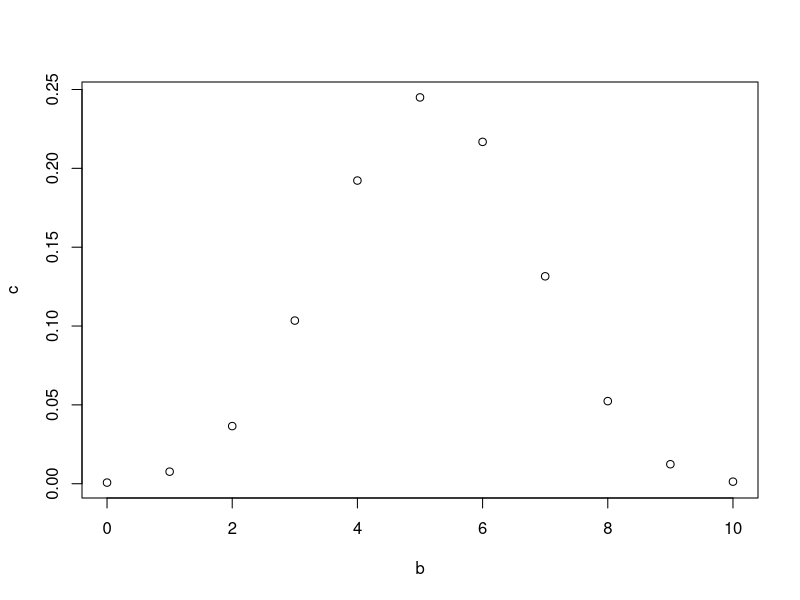
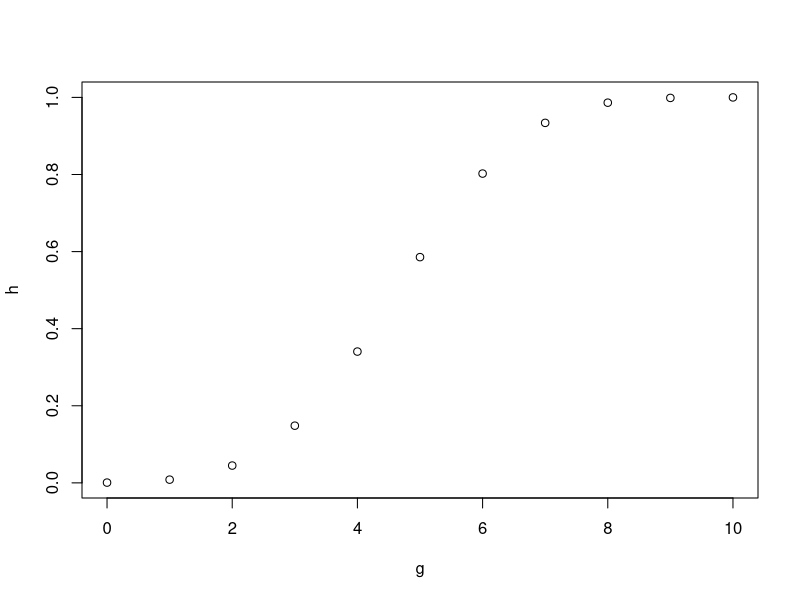
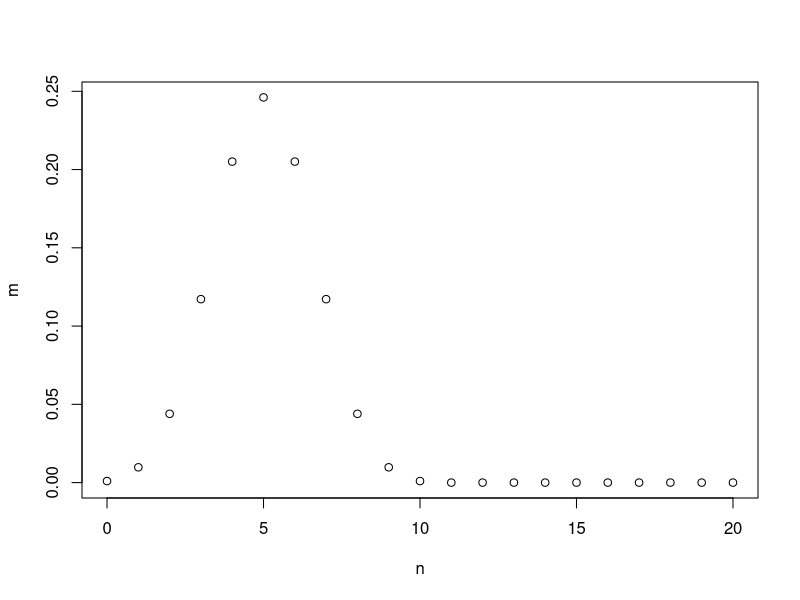

The R script that drew these images, in order:
## ---- chunk 1
knitr::opts_chunk$set(echo = TRUE)
## ---- chunk 2
library(MASS)
df <- Cars93
set.seed(960)
y <- sample(1:nrow(df),40)

trainer <- df[y, ]
testy <- df[-y,]

write.csv(trainer,file = "trainee")
write.csv(testy, file = "testy")

sum(trainer$Origin == "USA")
sum(trainer$Origin == "non-USA")
## ---- chunk 3
babys <- sample(c("Boy", "Girl"), size = 10, replace = TRUE, prob = c(0.515, 0.485))
table(babys)
bigbabys <- sample(c("Boy", "Girl"), size = 10000, replace = TRUE, prob = c(0.515, 0.485))
## ---- chunk 4
dbinom(3, size = 10, prob=0.515)

a <- 10
b <- 0:a
c <- dbinom(b, size = a, prob = 0.515)
plot(b,c)

pbinom(8, size = 10, prob=0.515, lower.tail = FALSE)

f <- 10
g <- 0:f
h <- pbinom(g,size=f,prob=0.515)
plot(g,h)

## ---- chunk 5
dbinom(4, size=10, prob=0.5)
pbinom(5, size = 10, prob = 0.5, lower.tail = FALSE)

n <- 0:20
m <- dbinom(n, size = 10, prob = 0.5)
plot(n,m)

